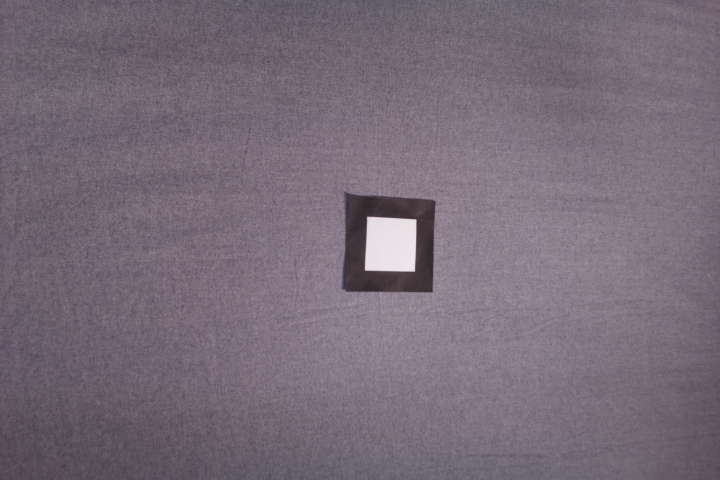
#> input picture piposhot_cv/cv_target_det_example/image0.jpg, 720 x 480 px, found by its file name
$ python objective.py   (older library calls are emulated)
#> lines starting #> are read from the running program, lines starting #| are printed output that depends on the picture; after the words box and inside, x2 and y2 are one past the last pixel; in counts of white or black regions, pixels touching at a corner belong together
import cv2
from time import sleep
# [13 lines of commented-out code are left out]

img = cv2.imread('./image0.jpg')
#> img is the input picture: shape (480, 720, 3); mean B, G, R 120, 107.5, 119.6
cv2.imshow('Original',img)
# convert image to grayscale image
gray_image = cv2.cvtColor(img, cv2.COLOR_BGR2GRAY)
cv2.imshow('Gray', gray_image)
# convert the grayscale image to binary image

ret,thresh = cv2.threshold(gray_image,65,255,cv2.THRESH_BINARY)
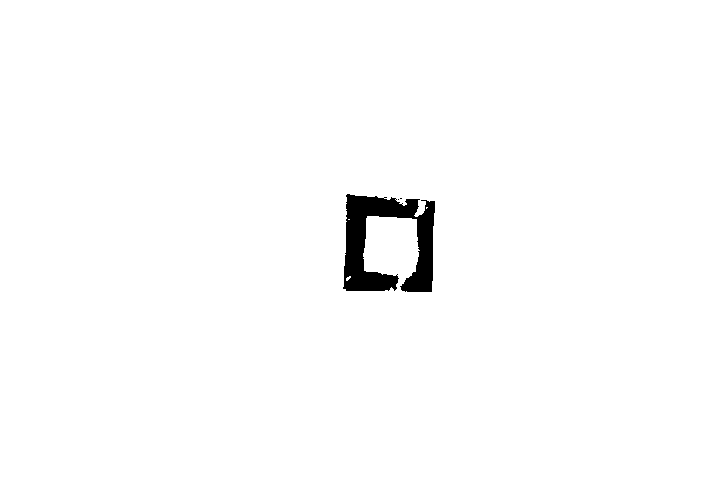
#> thresh: shape (480, 720); 98.6% white; 3 black regions (2 under 20 px), largest, box (x1, y1, x2, y2) and area: (343, 194, 435, 292) 4907
thresh = cv2.erode(thresh,None,iterations=5)
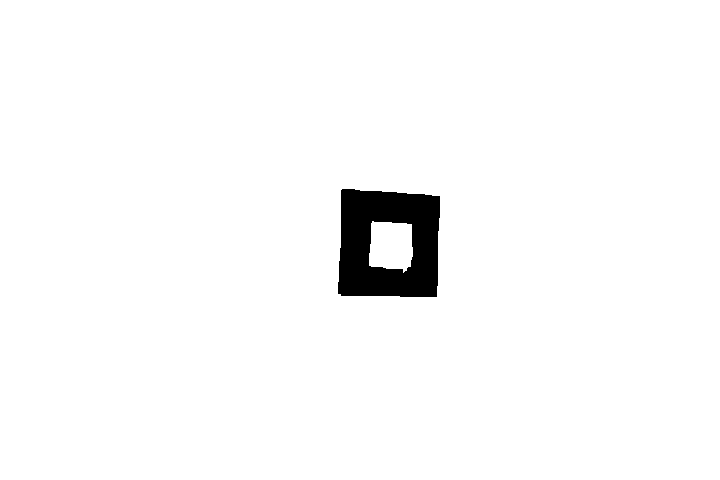
#> thresh: shape (480, 720); 97.6% white; 1 black region
cv2.imshow("bin",thresh)
cv2.waitKey(0)
thresh, contours, hierarchy = cv2.findContours(thresh,cv2.RETR_TREE,cv2.CHAIN_APPROX_SIMPLE)
#> contours = 3 contours; box (x1, y1, x2, y2) and area: (0, 0, 720, 480) 344401, (337, 188, 441, 298) 10446, (369, 221, 413, 273) 1830
cv2.drawContours(img, contours, 1, (0,255,0), 3)
# calculate moments of binary image
M = cv2.moments(contours[1])
#> M = moments, m00 10446, centre m10/m00, m01/m00 = (388.4, 243.8)

# calculate x,y coordinate of center
cX = int(M["m10"] / M["m00"])
#> cX = 388
cY = int(M["m01"] / M["m00"])
#> cY = 243

# put text and highlight the center
cv2.circle(img, (cX, cY), 5, (0, 255, 0), -1)
#> img: shape (480, 720, 3); mean B, G, R 119.1, 108.2, 118.7
cv2.putText(img, "Objective", (cX - 25, cY - 25),cv2.FONT_HERSHEY_SIMPLEX, 0.5, (0, 255, 0), 2)
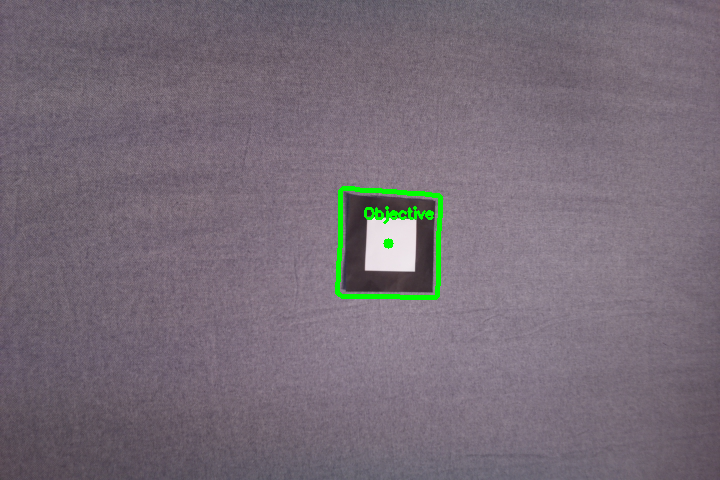
#> img: shape (480, 720, 3); mean B, G, R 119, 108.5, 118.6
cv2.imwrite("target.jpg",img)
# display the image
cv2.imshow("Image", img)
cv2.waitKey(0)
